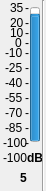
    <widget class="QWidget" name="widget_5" native="true">
     <property name="geometry">
      <rect>
       <x>160</x>
       <y>40</y>
       <width>46</width>
       <height>191</height>
      </rect>
     </property>
     <widget class="QProgressBar" name="progressBar_47">
      <property name="geometry">
       <rect>
        <x>30</x>
        <y>7</y>
        <width>10</width>
        <height>135</height>
       </rect>
      </property>
      <property name="contextMenuPolicy">
       <enum>Qt::DefaultContextMenu</enum>
      </property>
      <property name="toolTip">
       <string>Local Input 1 Meter</string>
      </property>
      <property name="statusTip">
       <string/>
      </property>
      <property name="whatsThis">
       <string/>
      </property>
      <property name="autoFillBackground">
       <bool>false</bool>
      </property>
      <property name="minimum">
       <number>-100</number>
      </property>
      <property name="maximum">
       <number>35</number>
      </property>
      <property name="value">
       <number>24</number>
      </property>
      <property name="textVisible">
       <bool>true</bool>
      </property>
      <property name="orientation">
       <enum>Qt::Vertical</enum>
      </property>
      <property name="invertedAppearance">
       <bool>false</bool>
      </property>
      <property name="format">
       <string>%p%</string>
      </property>
     </widget>
     <widget class="QLabel" name="m0_47">
      <property name="geometry">
       <rect>
        <x>25</x>
        <y>0</y>
        <width>16</width>
        <height>16</height>
       </rect>
      </property>
      <property name="text">
       <string>-</string>
      </property>
     </widget>
     <widget class="QLabel" name="t35_47">
      <property name="geometry">
       <rect>
        <x>10</x>
        <y>0</y>
        <width>16</width>
        <height>16</height>
       </rect>
      </property>
      <property name="text">
       <string>35</string>
      </property>
     </widget>
     <widget class="QLabel" name="tn100_47">
      <property name="geometry">
       <rect>
        <x>3</x>
        <y>135</y>
        <width>31</width>
        <height>16</height>
       </rect>
      </property>
      <property name="text">
       <string>-100</string>
      </property>
     </widget>
     <widget class="QLabel" name="m15_47">
      <property name="geometry">
       <rect>
        <x>25</x>
        <y>15</y>
        <width>16</width>
        <height>16</height>
       </rect>
      </property>
      <property name="text">
       <string>-</string>
      </property>
     </widget>
     <widget class="QLabel" name="m25_47">
      <property name="geometry">
       <rect>
        <x>25</x>
        <y>25</y>
        <width>16</width>
        <height>16</height>
       </rect>
      </property>
      <property name="text">
       <string>-</string>
      </property>
     </widget>
     <widget class="QLabel" name="m90_47">
      <property name="geometry">
       <rect>
        <x>25</x>
        <y>90</y>
        <width>16</width>
        <height>16</height>
       </rect>
      </property>
      <property name="text">
       <string>-</string>
      </property>
     </widget>
     <widget class="QLabel" name="m105_47">
      <property name="geometry">
       <rect>
        <x>25</x>
        <y>105</y>
        <width>16</width>
        <height>16</height>
       </rect>
      </property>
      <property name="text">
       <string>-</string>
      </property>
     </widget>
     <widget class="QLabel" name="m120_47">
      <property name="geometry">
       <rect>
        <x>25</x>
        <y>120</y>
        <width>16</width>
        <height>16</height>
       </rect>
      </property>
      <property name="text">
       <string>-</string>
      </property>
     </widget>
     <widget class="QLabel" name="m135_47">
      <property name="geometry">
       <rect>
        <x>25</x>
        <y>135</y>
        <width>16</width>
        <height>16</height>
       </rect>
      </property>
      <property name="text">
       <string>-</string>
      </property>
     </widget>
     <widget class="QLabel" name="m45_47">
      <property name="geometry">
       <rect>
        <x>25</x>
        <y>45</y>
        <width>16</width>
        <height>16</height>
       </rect>
      </property>
      <property name="text">
       <string>-</string>
      </property>
     </widget>
     <widget class="QLabel" name="m60_47">
      <property name="geometry">
       <rect>
        <x>25</x>
        <y>60</y>
        <width>16</width>
        <height>16</height>
       </rect>
      </property>
      <property name="text">
       <string>-</string>
      </property>
     </widget>
     <widget class="QLabel" name="m75_47">
      <property name="geometry">
       <rect>
        <x>25</x>
        <y>75</y>
        <width>16</width>
        <height>16</height>
       </rect>
      </property>
      <property name="text">
       <string>-</string>
      </property>
     </widget>
     <widget class="QLabel" name="t20_47">
      <property name="geometry">
       <rect>
        <x>10</x>
        <y>15</y>
        <width>16</width>
        <height>16</height>
       </rect>
      </property>
      <property name="text">
       <string>20</string>
      </property>
     </widget>
     <widget class="QLabel" name="t5_47">
      <property name="geometry">
       <rect>
        <x>10</x>
        <y>25</y>
        <width>16</width>
        <height>16</height>
       </rect>
      </property>
      <property name="text">
       <string>10</string>
      </property>
     </widget>
     <widget class="QLabel" name="tn10_47">
      <property name="geometry">
       <rect>
        <x>5</x>
        <y>45</y>
        <width>21</width>
        <height>16</height>
       </rect>
      </property>
      <property name="text">
       <string>-10</string>
      </property>
     </widget>
     <widget class="QLabel" name="tn25_47">
      <property name="geometry">
       <rect>
        <x>5</x>
        <y>60</y>
        <width>21</width>
        <height>16</height>
       </rect>
      </property>
      <property name="text">
       <string>-25</string>
      </property>
     </widget>
     <widget class="QLabel" name="tn40_47">
      <property name="geometry">
       <rect>
        <x>5</x>
        <y>75</y>
        <width>21</width>
        <height>16</height>
       </rect>
      </property>
      <property name="text">
       <string>-40</string>
      </property>
     </widget>
     <widget class="QLabel" name="tn55_47">
      <property name="geometry">
       <rect>
        <x>5</x>
        <y>90</y>
        <width>21</width>
        <height>16</height>
       </rect>
      </property>
      <property name="text">
       <string>-55</string>
      </property>
     </widget>
     <widget class="QLabel" name="tn70_47">
      <property name="geometry">
       <rect>
        <x>5</x>
        <y>105</y>
        <width>21</width>
        <height>16</height>
       </rect>
      </property>
      <property name="text">
       <string>-70</string>
      </property>
     </widget>
     <widget class="QLabel" name="tn85_47">
      <property name="geometry">
       <rect>
        <x>5</x>
        <y>120</y>
        <width>21</width>
        <height>16</height>
       </rect>
      </property>
      <property name="text">
       <string>-85</string>
      </property>
     </widget>
     <widget class="QLabel" name="m35_47">
      <property name="geometry">
       <rect>
        <x>25</x>
        <y>35</y>
        <width>16</width>
        <height>16</height>
       </rect>
      </property>
      <property name="text">
       <string>-</string>
      </property>
     </widget>
     <widget class="QLabel" name="t0_47">
      <property name="geometry">
       <rect>
        <x>15</x>
        <y>35</y>
        <width>16</width>
        <height>16</height>
       </rect>
      </property>
      <property name="text">
       <string>0</string>
      </property>
     </widget>
     <widget class="QLabel" name="value_47">
      <property name="geometry">
       <rect>
        <x>3</x>
        <y>150</y>
        <width>31</width>
        <height>16</height>
       </rect>
      </property>
      <property name="autoFillBackground">
       <bool>false</bool>
      </property>
      <property name="frameShadow">
       <enum>QFrame::Plain</enum>
      </property>
      <property name="text">
       <string>-100</string>
      </property>
     </widget>
     <widget class="QLabel" name="dB_47">
      <property name="geometry">
       <rect>
        <x>27</x>
        <y>150</y>
        <width>16</width>
        <height>16</height>
       </rect>
      </property>
      <property name="font">
       <font>
        <weight>75</weight>
        <bold>true</bold>
       </font>
      </property>
      <property name="text">
       <string>dB</string>
      </property>
     </widget>
     <widget class="QLabel" name="number_47">
      <property name="geometry">
       <rect>
        <x>20</x>
        <y>170</y>
        <width>16</width>
        <height>16</height>
       </rect>
      </property>
      <property name="font">
       <font>
        <weight>75</weight>
        <bold>true</bold>
       </font>
      </property>
      <property name="text">
       <string>5</string>
      </property>
     </widget>
     <widget class="Line" name="line_47">
      <property name="geometry">
       <rect>
        <x>35</x>
        <y>0</y>
        <width>16</width>
        <height>191</height>
       </rect>
      </property>
      <property name="orientation">
       <enum>Qt::Vertical</enum>
      </property>
     </widget>
    </widget>
